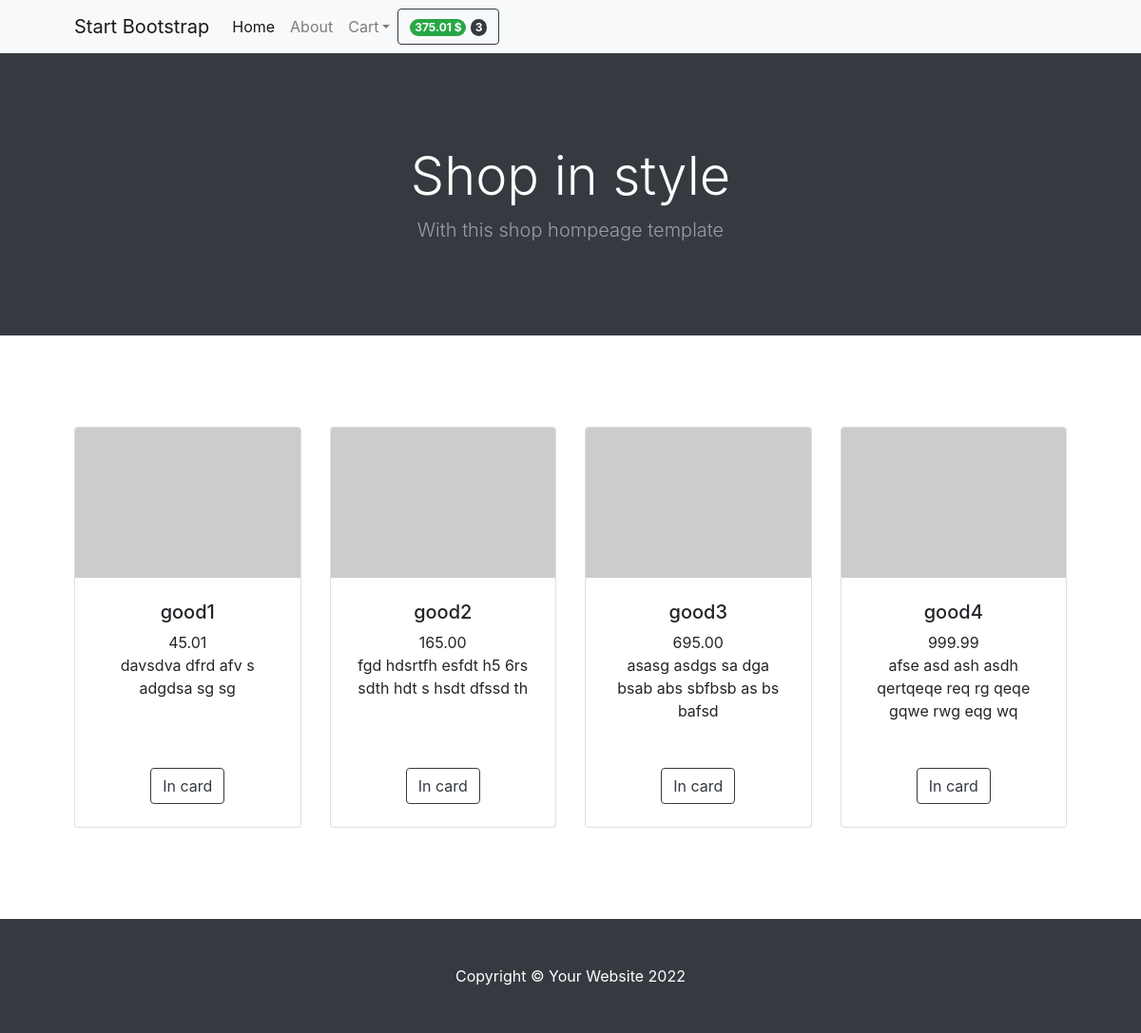
The app's page / (signed in) with its own data.
### myshop/models.py (models this page shows, shortened)
class Product(models.Model):
    category = models.ForeignKey(Category,
                                 related_name='products',
                                 on_delete=models.PROTECT)
    name = models.CharField(max_length=150)
    description = models.TextField(max_length=1000, blank=True)
    price = models.DecimalField(max_digits=10, decimal_places=2)
    available = models.BooleanField(default=True)
    created = models.DateTimeField(auto_now_add=True)
    uploaded = models.DateTimeField(auto_now=True)
    class Meta:
        ordering = ('name',)
        verbose_name = 'Товар'
        verbose_name_plural = 'Товары'

### myshop/views.py (the view)
# urls.py: path('', views.index, name='all-products'),
def index(request):
    products = Product.objects.all()
    user_products = Basket.objects.filter(user=request.user)
    total_cost = user_products.\
        annotate(price_item=Sum(F('product__price')*F('quantity'))).aggregate(Sum('price_item'))['price_item__sum']
    total_cont = Basket.objects.filter(user=request.user).aggregate(Sum('quantity'))
    return render(request, 'index.html', {'products': products,
                                          'user_products': user_products,
                                          'total_cont': total_cont['quantity__sum'],
                                          'total_cost': '%.2f' % total_cost})

### myshop/templates/index.html (shortened to what this page needs)
{% load bootstrap4 %}
{% bootstrap_css %}
<!doctype html>
<html lang="en">
<head>
  {% bootstrap_css %}
</head>
<body>
        <nav class="navbar navbar-expand-lg navbar-light bg-light">
            <div class="container px-4 px-lg-5">
                <a class="navbar-brand" href="#!">Start Bootstrap</a>
                <div class="collapse navbar-collapse" id="navbarSupportedContent">
                    <ul class="navbar-nav me-auto mb-2 mb-lg-0 ms-lg-4">
                        <li class="nav-item"><a class="nav-link active" aria-current="page" href="#!">Home</a></li>
                        <li class="nav-item"><a class="nav-link" href="#!">About</a></li>
                        {% if user_products %}
                        <li class="nav-item dropdown">
                            <a class="nav-link dropdown-toggle" id="navbarDropdown" href="#" role="button" data-bs-toggle="dropdown" aria-expanded="false">Cart</a>
                        </li>
                        {% endif %}
                    </ul>
                    <a href="{% url 'card:user-card' %}">
                        <button class="btn btn-outline-dark" >
                            <span class="badge bg-success text-white ms-1 rounded-pill">{{total_cost}} $</span>
                            <span class="badge bg-dark text-white ms-1 rounded-pill">{{total_cont}}</span>
                        </button>
                    </a>
                </div>
            </div>
        </nav>
        <header class="bg-dark py-5">
            <div class="container px-4 px-lg-5 my-5">
                <div class="text-center text-white">
                    <h1 class="display-4 fw-bolder">Shop in style</h1>
                    <p class="lead fw-normal text-white-50 mb-0">With this shop hompeage template</p>
                </div>
            </div>
        </header>
        <section class="py-5">
            <div class="container px-4 px-lg-5 mt-5">
                <div class="row gx-4 gx-lg-5 row-cols-2 row-cols-md-3 row-cols-xl-4 justify-content-center">
                    {% for product in products%}
                    <div class="col mb-5">
                        <div class="card h-100">
                            <img class="card-img-top" src="https://dummyimage.com/450x300/dee2e6/6c757d.jpg" alt="...">
                            <div class="card-body p-4">
                                <div class="text-center">
                                    <h5 class="fw-bolder">{{product.name}}</h5>
                                    {{product.price}} <br>
                                    {{product.description}}
                                </div>
                            </div>
                            <div class="card-footer p-4 pt-0 border-top-0 bg-transparent">
                                <div class="text-center"><a class="btn btn-outline-dark mt-auto" href="{% url 'card:add-in-basket' id_product=product.id%}">In card</a></div>
                            </div>
                        </div>
                    </div>
                    {% endfor %}
                </div>
            </div>
        </section>
        <footer class="py-5 bg-dark">
            <div class="container"><p class="m-0 text-center text-white">Copyright © Your Website 2022</p></div>
        </footer>
</body>
</html>

### records on screen
Product: name "good1", price "45.01", description "davsdva dfrd afv s adgdsa sg sg"
Product: name "good2", price "165.00", description "fgd hdsrtfh esfdt h5 6rs sdth hdt s hsdt dfssd th"
Product: name "good3", price "695.00", description "asasg asdgs sa dga bsab abs sbfbsb as bs bafsd"
Product: name "good4", price "999.99", description "afse asd ash asdh qertqeqe req rg qeqe gqwe rwg eqg wq"

### other values on screen
{{ total_cost }} "375.01"
{{ total_cont }} "3"
